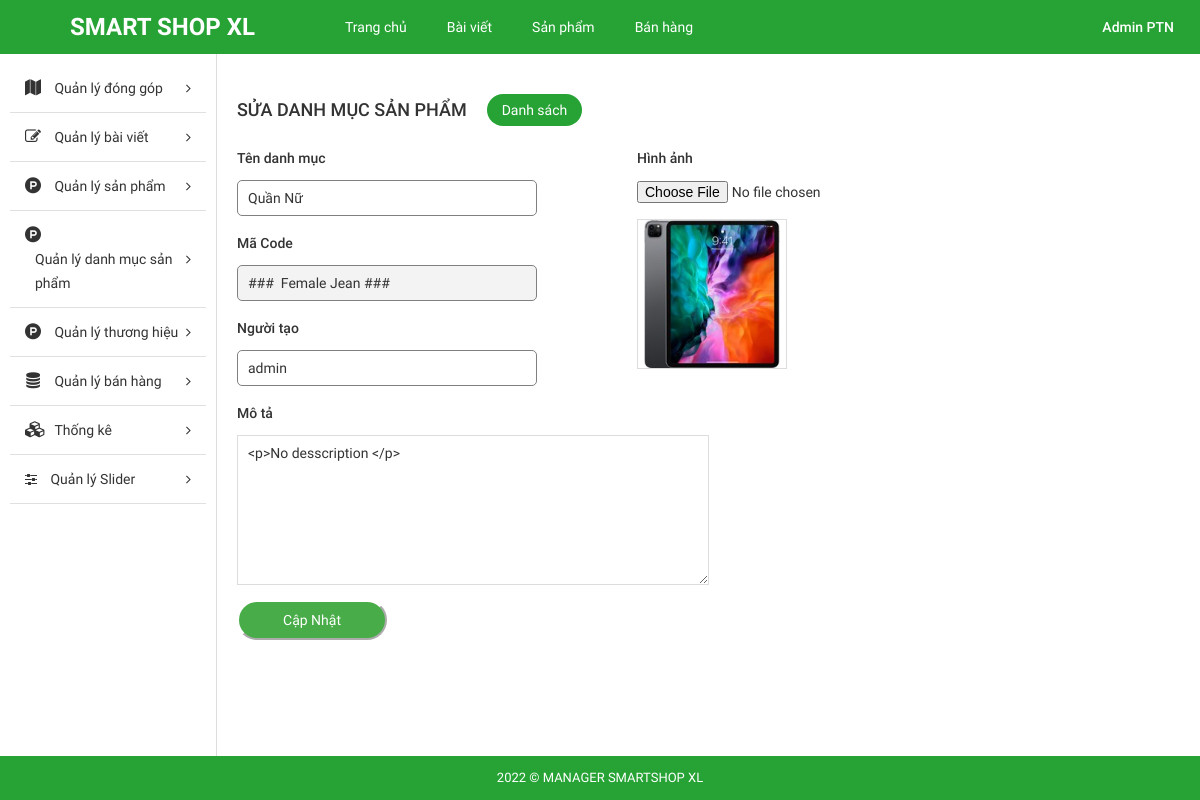
The page /Source_code/admin/index.php?modules=categorys&contollers=index&action=edit&id=15 (signed in) on the database as committed earlier.
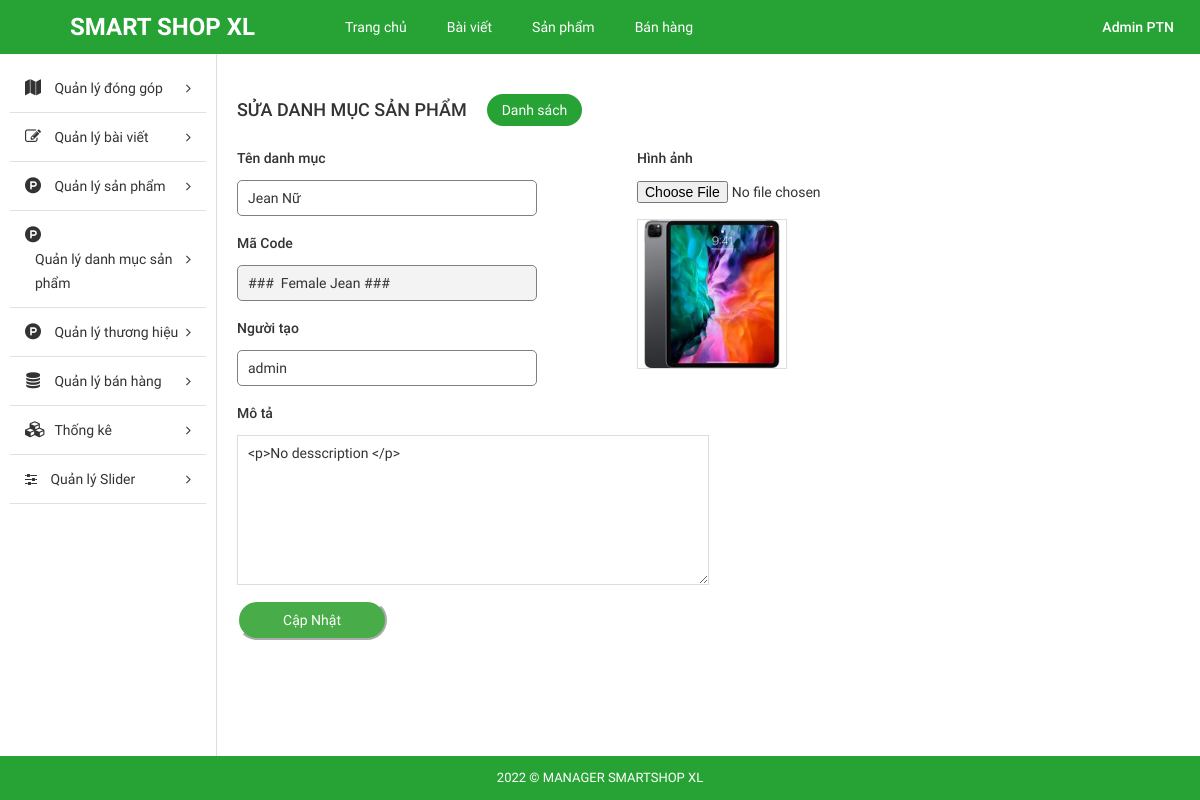
The same page on the database as committed later.
### tables this page shows
CREATE TABLE `tbl_category` (
  `id` int NOT NULL AUTO_INCREMENT,
  `name` varchar(255) NOT NULL,
  `code` varchar(255) NOT NULL,
  `image` varchar(255) NOT NULL,
  `description` text NOT NULL,
  `create_date` varchar(255) NOT NULL,
  `user` varchar(255) NOT NULL,
  PRIMARY KEY (`id`)
);

### Source_code/admin/modules/categorys/controllers/indexController.php (called while the page is built, shortened)
<?php
function editAction() {
	$id = $_GET['id'];
	$data = get_category_by_id($id);
	load_view('show',$data);
}

### Source_code/admin/libraries/database.php (called while the page is built, shortened)
<?php
function db_query($query_string) {
    global $conn;
    $result = mysqli_query($conn, $query_string);
    return $result;
}
function db_fetch_array($query_string) {
    $result = array();
    $mysqli_result = db_query($query_string);
    while ($row = mysqli_fetch_assoc($mysqli_result)) {
        $result[] = $row;
    }
    return $result;
}

### Source_code/admin/modules/categorys/models/indexModel.php (called while the page is built, shortened)
<?php
function get_category_by_id($id){
	return db_fetch_array("SELECT * FROM `tbl_category` WHERE `id` = '$id'");
}

### Source_code/admin/core/router.php (called while the page is built, shortened)
<?php
$action_name = get_action().'Action';
call_function(array('construct', $action_name));

### Source_code/admin/core/appload.php (called while the page is built, shortened)
<?php
require CONFIGPATH . DIRECTORY_SEPARATOR . 'database.php';
require LIBPATH . DIRECTORY_SEPARATOR . 'database.php';
require COREPATH . DIRECTORY_SEPARATOR . 'base.php';
require COREPATH . DIRECTORY_SEPARATOR . 'router.php';

### Source_code/admin/index.php (called while the page is built, shortened)
<?php
require COREPATH.DIRECTORY_SEPARATOR.'appload.php';

### Source_code/admin/modules/categorys/views/showView.php (the view, shortened to what the changed rows need)
<div id="main-content-wp" class="add-cat-page">
    <div class="wrap clearfix">
        <div id="content" class="fl-right">
            <div class="section" id="title-page">
                <div class="clearfix">
                    <h3 id="index" class="fl-left">Sửa danh mục sản phẩm</h3>
                    <a href="?modules=categorys&controllers=index&action=list" title="" id="add-new" class="fl-left">Danh sách</a>
                </div>
            </div>
            <div class="section" id="detail-page">
                <div class="section-detail">
                    <?php if(!empty($data)) foreach ($data as $value) {?>
                    <form method="POST" action="?modules=categorys&controllers=index&action=update&id=<?php echo $value['id'] ;?>" enctype="multipart/form-data">
                        <div style="display: flex;">
                            <div style="width: 400px;">
                                <label for="title">Tên danh mục</label>
                                <input type="text" name="name" id="title" value="<?php echo $value['name']; ?>" style="display: block;width: 300px;">
                                <label for="title">Mã Code</label>
                                <input type="text" name="code" id="username" readonly="readonly" value="<?php echo $value['code']; ?> " style="display: block;width: 300px;">
                                <label for="title">Người tạo</label>
                                <input type="text" name="user" id="title" value="<?php echo $value['user']; ?>" style="display: block;width: 300px;">
                            </div>
                            <div style="width: 400px;">
                                <label>Hình ảnh</label>
                                <div id="uploadFile">
                                    <input type="file" name="image" id="upload-thumb">
                                    <img src="<?php echo $value['image']; ?>">
                                </div>
                            </div>
                        </div>
                        <label for="desc">Mô tả</label>
                        <textarea name="description" id="desc" class="ckeditor"><?php echo $value['description']; ?></textarea>
                    <?php };?>
                        <input type="submit" name="btn_submit" id="btn-submit" value="Cập Nhật" style="height: 40px;
                                                                                                border-radius: 60px;
                                                                                                width: 150px;
                                                                                                color: green;
                                                                                                border-color: white;
                                                                                                color: white;
                                                                                                background-color: #48ad48;">
                    </form>
                </div>
            </div>
        </div>
    </div>
</div>

### Source_code/admin/core/base.php (shortened to what the changed rows need)
<?php
function get_module() {
    global $config;
    $module = isset($_GET['modules']) ? $_GET['modules'] : $config['default_module'];
    return $module;
}
function call_function($list_function = array()) {
    if (is_array($list_function)) {
        foreach ($list_function as $f) {
            if (function_exists($f())) {
                $f();
            }
        }
    }
}
function load_view($name, $data_send = array()) {
    $data = $data_send;
    $path = MODULESPATH . DIRECTORY_SEPARATOR . get_module() . DIRECTORY_SEPARATOR . 'views' . DIRECTORY_SEPARATOR . $name . 'View.php';
    if (file_exists($path)) {
        require $path;
    } else {
        echo "Không tìm thấy {$path}";
    }
}
function get_header($name = '') {
    global $data;
    if (empty($name)) {
        $name = 'header';
    } else {
        $name = "header-{$name}";
    }
    $path = LAYOUTPATH . DIRECTORY_SEPARATOR . $name . '.php';
    if (file_exists($path)) {
        if (is_array($data)) {
            foreach ($data as $key => $a) {
                $$key = $a;
            }
        }
        require $path;
    } else {
        echo "Không tìm thấy {$path}";
    }
}
function get_footer($name = '') {
    global $data;
    if (empty($name)) {
        $name = 'footer';
    } else {
        $name = "footer-{$name}";
    }
    $path = LAYOUTPATH . DIRECTORY_SEPARATOR . $name . '.php';
    if (file_exists($path)) {
        if (is_array($data)) {
            foreach ($data as $key => $a) {
                $$key = $a;
            }
        }
        require $path;
    } else {
        echo "Không tìm thấy {$path}";
    }
}
function get_sidebar($name = '') {
    global $data;
    if (empty($name)) {
        $name = 'sidebar';
    } else {
        $name = "sidebar-{$name}";
    }
    $path = LAYOUTPATH . DIRECTORY_SEPARATOR . $name . '.php';
    if (file_exists($path)) {
        if (is_array($data)) {
            foreach ($data as $key => $a) {
                $$key = $a;
            }
        }
        require $path;
    } else {
        echo "Không tìm thấy {$path}";
    }
}
?>

Rows that differ between the two databases and show on the page:
changed tbl_category "### Female Jean ###": name "Quần Nữ" → "Jean Nữ"
